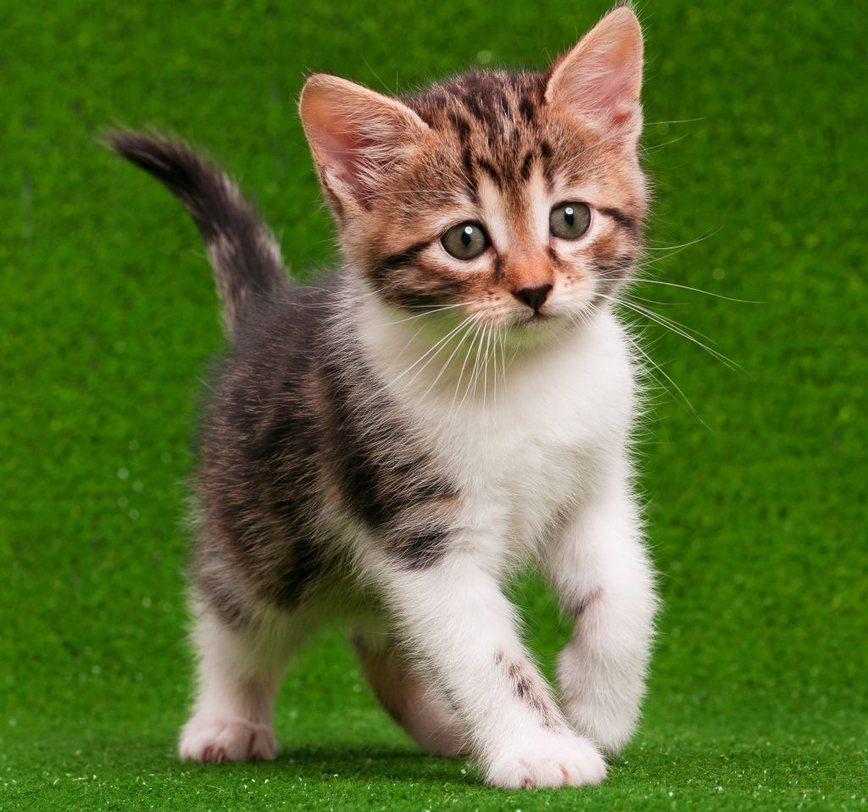
#> input picture image.png, 868 x 812 px, shrunk from 1024 x 958 before the run
$ python edgedte.py   (older library calls are emulated)
#> lines starting #> are read from the running program, lines starting #| are printed output that depends on the picture; after the words box and inside, x2 and y2 are one past the last pixel; in counts of white or black regions, pixels touching at a corner belong together
import cv2
import numpy as np
img = cv2.imread("image.png")
#> img is the input picture: shape (812, 868, 3); mean B, G, R 49.7, 111.2, 90.9
if img is None:
    print("ERROR: Image is not found")
    exit()
gray= cv2.cvtColor(img, cv2.COLOR_BGR2GRAY)
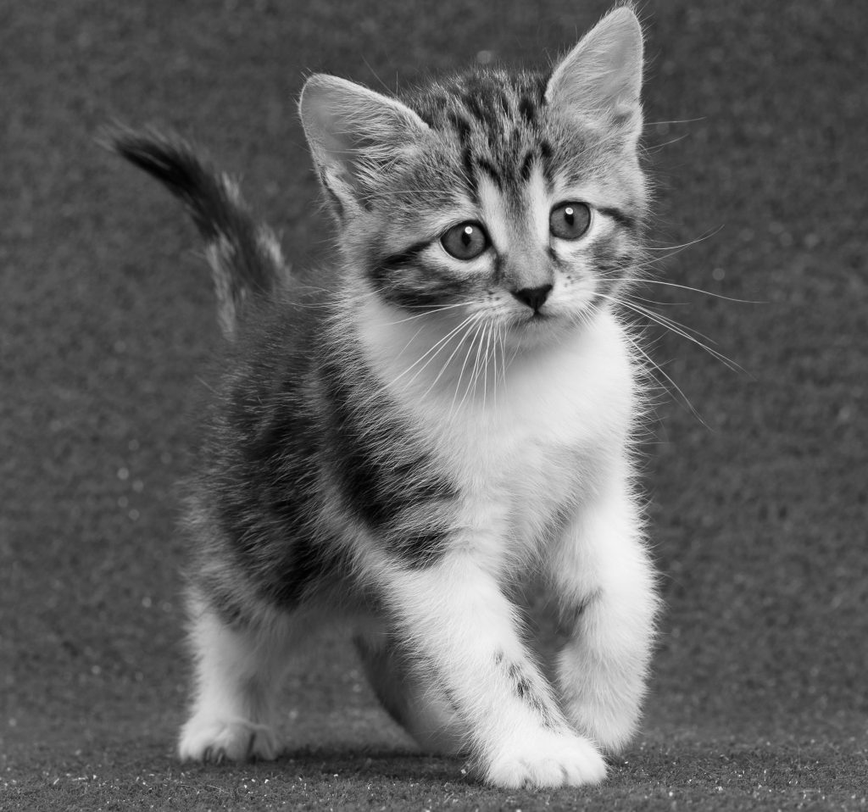
#> gray: shape (812, 868); min 0, max 254, mean 98.1
blur= cv2.GaussianBlur(gray,(5,5),0)
sobelx= cv2.Sobel(blur,cv2.CV_64F,1,0,ksize=3)
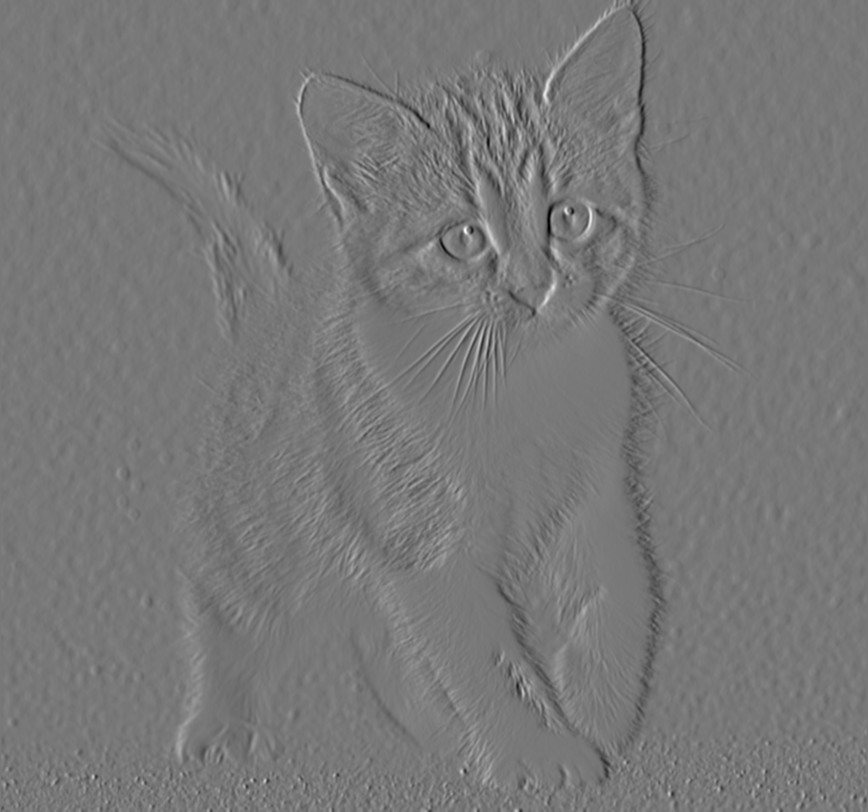
#> sobelx: shape (812, 868) float64; min -376, max 421, mean -0.1; drawn with min black and max white
sobely= cv2.Sobel(blur,cv2.CV_64F,0,1,ksize=3)
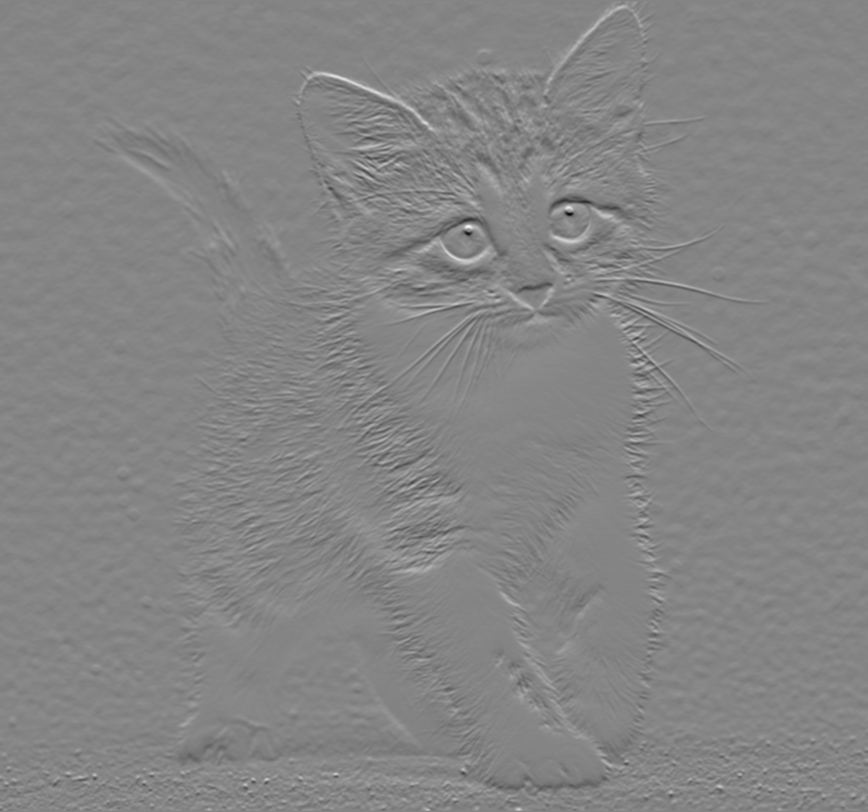
#> sobely: shape (812, 868) float64; min -511, max 469, mean 0.3; drawn with min black and max white
edges = np.sqrt(sobelx**2+sobely**2)
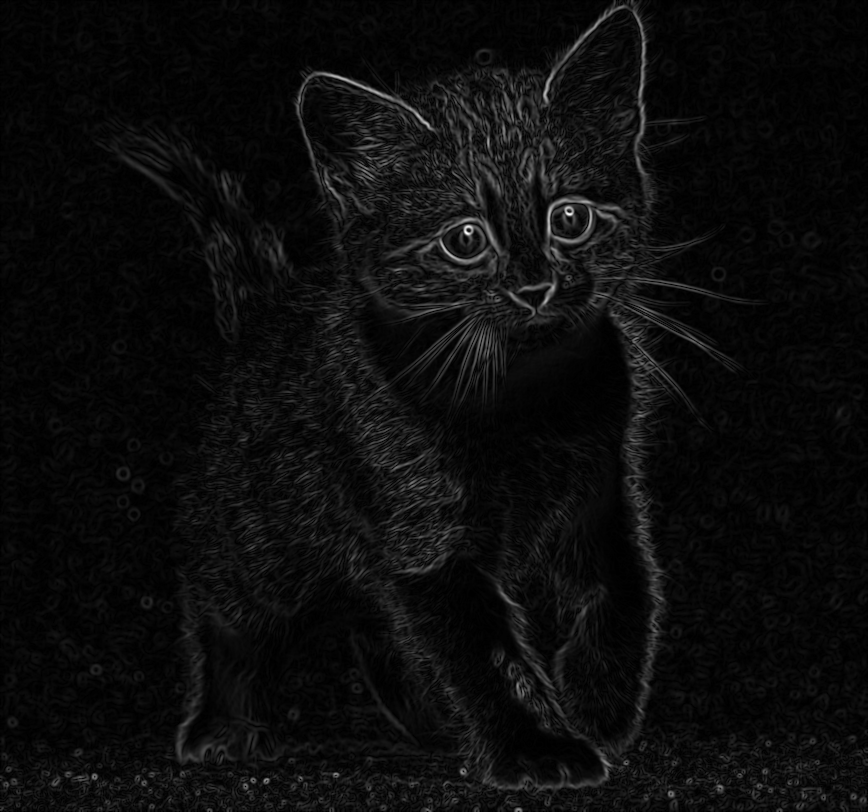
#> edges: shape (812, 868) float64; min 0, max 515.2, mean 25.8; drawn with min black and max white
edges=np.uint8(np.absolute(edges))
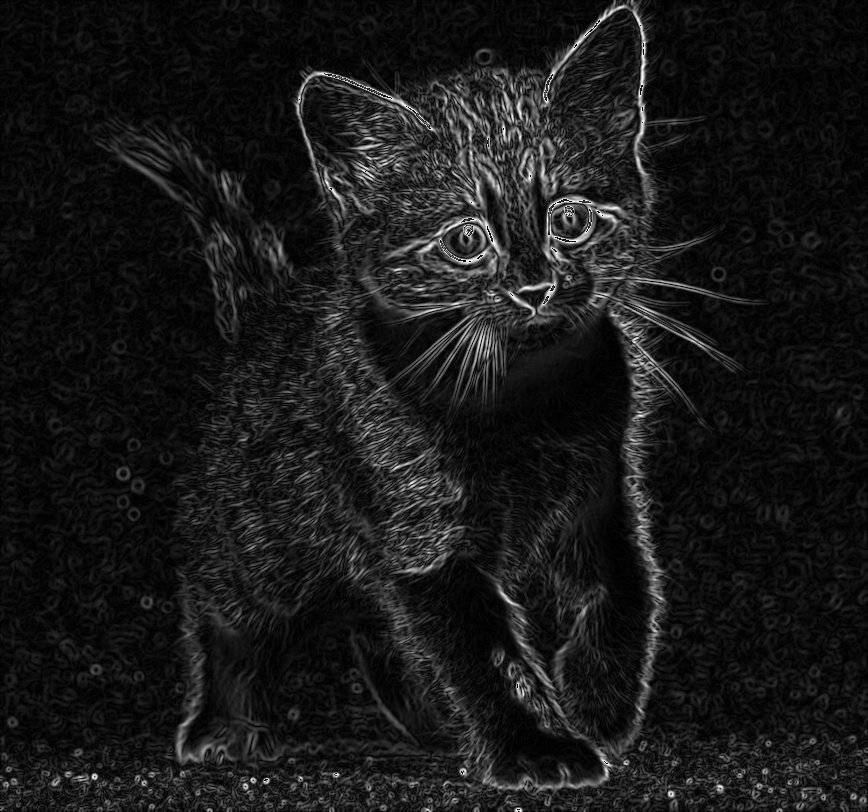
#> edges: shape (812, 868); min 0, max 255, mean 25.1
_,edges=cv2.threshold(edges,50,255,cv2.THRESH_BINARY)
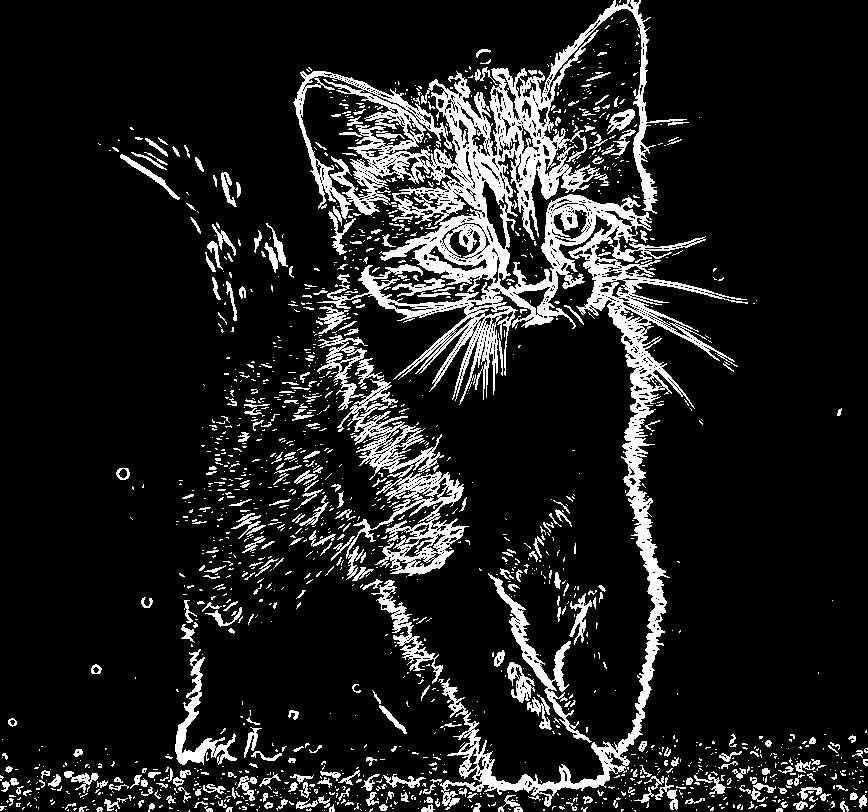
#> edges: shape (812, 868); 12.8% white; 1677 white regions (1345 under 20 px), largest, box (x1, y1, x2, y2) and area: (293, 0, 748, 810) 50288, (317, 335, 469, 580) 8174, (488, 573, 592, 743) 2020
cv2.imshow("ORIGINAL IMAGE", img)
cv2.imshow("EDGE-DETECTED IMAGE", edges)
cv2.waitKey(0)
cv2.destroyAllWindows()
